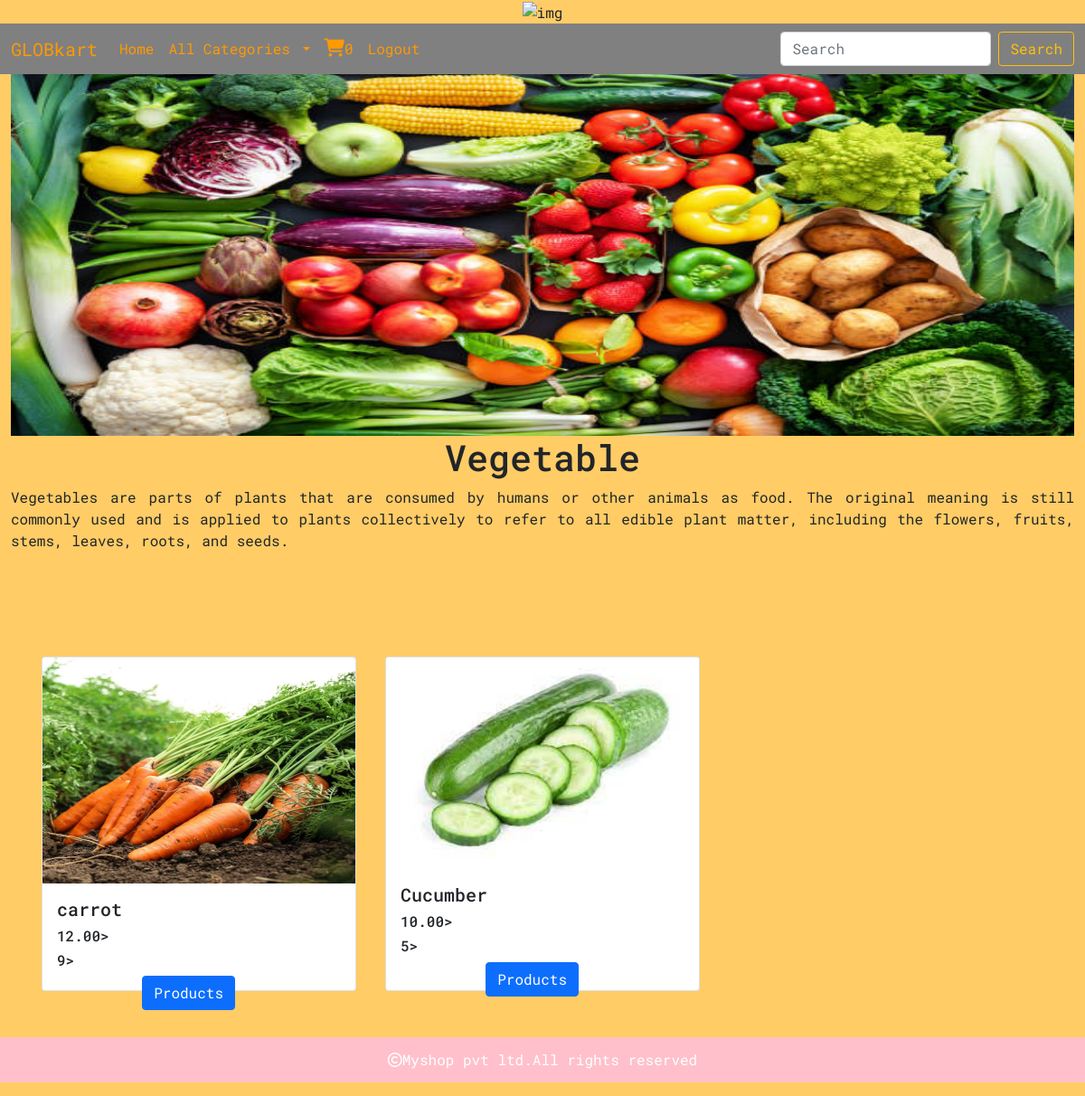
Page /allproducts/vegetable (signed in) on the committed database.
### shop/models.py (models this page shows)
class Category(models.Model):
    name=models.CharField(max_length=250,unique=True)
    slug=models.SlugField(max_length=250, unique=True)
    description=models.TextField(blank=True)
    image=models.ImageField(upload_to='shop/category',null=True,blank=True)

class Product(models.Model):
    name=models.CharField(max_length=250,unique=True)
    slug=models.SlugField(max_length=250, unique=True)
    description=models.TextField(blank=True)
    price=models.DecimalField(max_digits=10,decimal_places=2)
    category=models.ForeignKey(Category,on_delete=models.CASCADE)
    image=models.ImageField(upload_to='image/products',null=True,blank=True)
    stock=models.IntegerField()
    available=models.BooleanField(default=True)
    created=models.DateTimeField(auto_now_add=True)
    updated=models.DateTimeField(auto_now=True)

### shop/views.py (the view)
# urls.py: path('allproducts/<slug:p>',views.allproducts,name='allproducts'),
def allproducts(request,p):
    c=Category.objects.get(slug=p)
    p=Product.objects.filter(category__slug=p)
    return render(request,"product.html",{'product':p,'c':c})

### cart/context_processors.py (called while the page is built)
def counter(request):
    item_count=0
    if request.user.is_authenticated:
       user=request.user
       try:
           cart=Cart.objects.filter(user=user)
           for i in cart:
               item_count+=i.quantity
       except:
           item_count=0
    return{'item_count':item_count}

### shop/context_processors.py (called while the page is built)
def menu_links(request):
    links=Category.objects.all()
    return {'links':links}

### template/product.html (shortened to what this page needs)
{% extends 'base.html'%}
{% load static %}
{% block content %}
<head>
</head>
<body>
<div class="container-fluid"><img src="{{c.image.url}}" height="400px" width="100%"></div>
<div class="container-fluid" style="margin-bottom:100px">
    <h1 class="text-center">{{c.name}}</h1>
    <p style="text-align:justify;">{{c.description}}</p>
</div>
<div class="container" style="margin-bottom:100px;">
    <div class="row "><br><br>
        {% for i in product %}
        <div class=" col-md-4 p-3" style="">
            <div class="card" style="height:370px;">
                <img src="{{i.image.url}}" class="card-img-top"  alt="..." height="250px">
                <div class="card-body" style="position:relative">
                 <h5 class="card-title" style="text-center;">{{i.name}}</h5>
                    <h6 class="card-title" style="text-center;">{{i.price}}></h6>
                    <h6 class="card-title" style="text-center;">{{i.stock}}></h6>
                 <a href="{% url 'shop:prodetail' i.slug %}" class="btn btn-primary" style="position:relative;left:30%">Products</a>
                </div>
            </div>
        </div>
        {% endfor %}
    </div>
</div>
</body>
{% endblock %}

### static/css/custom.css (style rules this page uses)
body { background-color: rgb(255, 204, 102); font-family: 'Roboto Mono', monospace; }

### rows in the picture
Category: image (picture), name "Vegetable", description "Vegetables are parts of plants that are consumed by humans or other animals as food. The original meaning is still commonly used and is applied to plants collectively to refer to all edible plant matter, including the flowers, fruits, stems, leaves, roots, and seeds."
Product: image (picture), name "carrot", price "12.00", stock "9"
Product: image (picture), name "Cucumber", price "10.00", stock "5"

### other values in the picture
{{ item_count }} "0"
